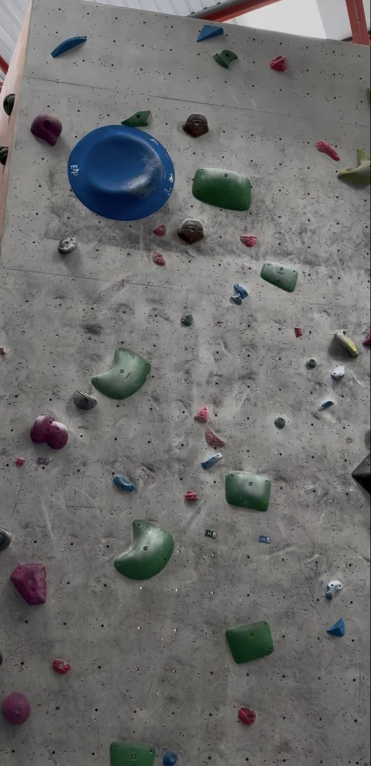
#> input picture data/raw/crop_v1.png, 742 x 1532 px (shown at 1/2 size)
$ python -i hold_detection.py   (imports and definitions only)
#> lines starting #> are read from the running program, lines starting #| are printed output that depends on the picture; after the words box and inside, x2 and y2 are one past the last pixel; in counts of white or black regions, pixels touching at a corner belong together
"""
Shared color-agnostic hold detection pipeline.

Extracted out of detect_holds_generic.py once a second script
(classify_hold_colors.py) needed the exact same detection logic --
not similar code, identical code that has to stay in sync.

Pipeline:
    Load image -> BGR to HSV -> isolate S channel -> threshold
    -> morphological opening (remove small noise) -> closing (fill gaps)
    -> find contours -> filter by area -> drop border-touching blobs

See detect_holds_generic.py's history/comments for how these tuned
values were chosen (Otsu's auto-threshold was too conservative; a
manually tuned value recovered more real holds for little extra noise).
"""
import cv2

MIN_CONTOUR_AREA = 400
OPEN_KERNEL_SIZE = 5
CLOSE_KERNEL_SIZE = 9
SATURATION_THRESHOLD = 45


def load_image(path):
    image = cv2.imread(path)
    if image is None:
        raise FileNotFoundError(f"Could not load image at {path}")
    return image


def saturation_channel(image_bgr):
    image_hsv = cv2.cvtColor(image_bgr, cv2.COLOR_BGR2HSV)
    _, s, _ = cv2.split(image_hsv)
    return s


def otsu_threshold(saturation):
    threshold_value, mask = cv2.threshold(
        saturation, 0, 255, cv2.THRESH_BINARY + cv2.THRESH_OTSU
    )
    return threshold_value, mask


def clean_mask(mask, open_size, close_size):
    open_kernel = cv2.getStructuringElement(cv2.MORPH_ELLIPSE, (open_size, open_size))
    opened = cv2.morphologyEx(mask, cv2.MORPH_OPEN, open_kernel)

    close_kernel = cv2.getStructuringElement(cv2.MORPH_ELLIPSE, (close_size, close_size))
    closed = cv2.morphologyEx(opened, cv2.MORPH_CLOSE, close_kernel)

    return closed


def find_hold_contours(mask, min_area):
    contours, _ = cv2.findContours(mask, cv2.RETR_EXTERNAL, cv2.CHAIN_APPROX_SIMPLE)
    return [c for c in contours if cv2.contourArea(c) >= min_area]


def drop_border_touching(contours, image_shape):
    """Discard blobs whose bounding box touches any image edge.

    A blob touching the frame border is either background bleeding in
    from outside the photographed wall, or a real hold truncated by the
    crop -- either way we can't fully characterize it, so we exclude it
    rather than report a partial/unreliable detection.
    """
    height, width = image_shape[:2]
    kept = []
    for contour in contours:
        x, y, w, h = cv2.boundingRect(contour)
        touches_border = x == 0 or y == 0 or x + w == width or y + h == height
        if not touches_border:
            kept.append(contour)
    return kept


def detect_holds(image_bgr):
    """Run the full detection pipeline, returning a list of hold contours."""
    saturation = saturation_channel(image_bgr)
    _, mask = cv2.threshold(saturation, SATURATION_THRESHOLD, 255, cv2.THRESH_BINARY)
    cleaned = clean_mask(mask, OPEN_KERNEL_SIZE, CLOSE_KERNEL_SIZE)
    candidates = find_hold_contours(cleaned, MIN_CONTOUR_AREA)
    return drop_border_touching(candidates, image_bgr.shape)

>>> import cv2
>>> picture = cv2.imread('../data/raw/crop_v1.png')
#> picture is the input picture: shape (1532, 742, 3); mean B, G, R 108.6, 109.5, 109.5
>>> result = detect_holds(picture)
#> in saturation_channel, `image_hsv = cv2.cvtColor(image_bgr, cv2.COLOR_BGR2HSV)`: image_hsv: shape (1532, 742, 3); mean H, S, V 37.3, 20.3, 112.6
#> in saturation_channel, `_, s, _ = cv2.split(image_hsv)`:
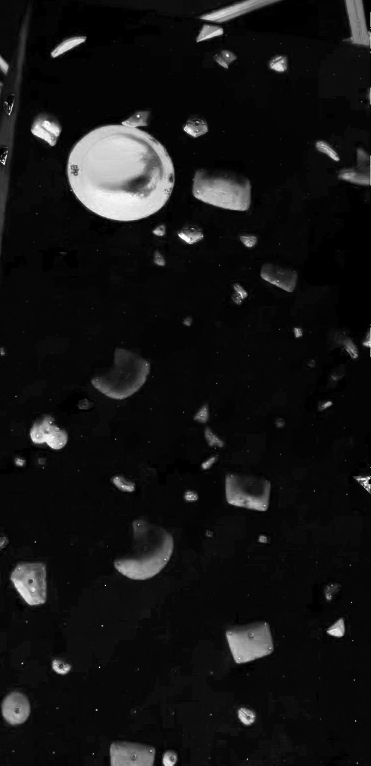
#> s: shape (1532, 742) (shown at 1/2 size); min 0, max 255, mean 20.3
#> in detect_holds, `_, mask = cv2.threshold(saturation, SATURATION_THRESHOLD, 255, cv2.THR..`:
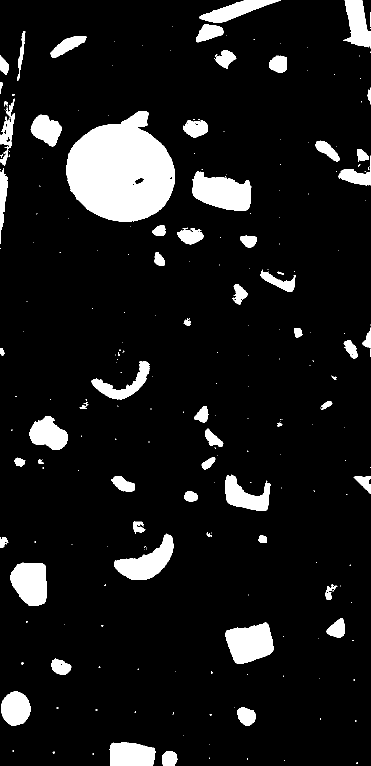
#> mask: shape (1532, 742) (shown at 1/2 size); 9.7% white; 251 white regions (187 under 20 px), largest, box (x1, y1, x2, y2) and area: (132, 223, 349, 444) 34030, (385, 342, 503, 422) 6468, (451, 1245, 547, 1328) 5733
#> in clean_mask, `opened = cv2.morphologyEx(mask, cv2.MORPH_OPEN, open_kernel)`:
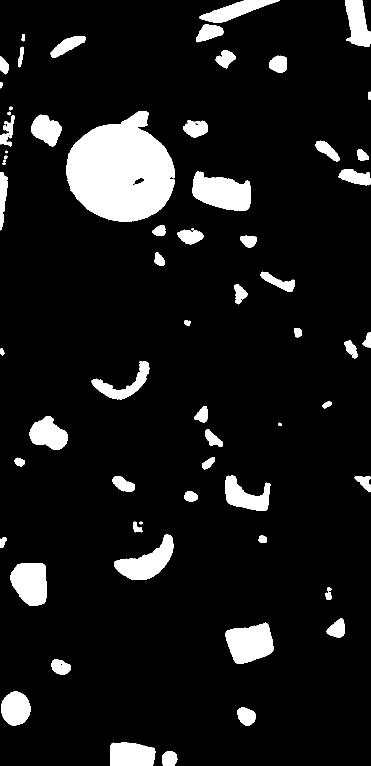
#> opened: shape (1532, 742) (shown at 1/2 size); 9.5% white; 64 white regions (1 under 20 px), largest, box (x1, y1, x2, y2) and area: (132, 223, 349, 444) 33996, (385, 343, 502, 422) 6444, (451, 1245, 547, 1328) 5724
#> in clean_mask, `closed = cv2.morphologyEx(opened, cv2.MORPH_CLOSE, close_kernel)`:
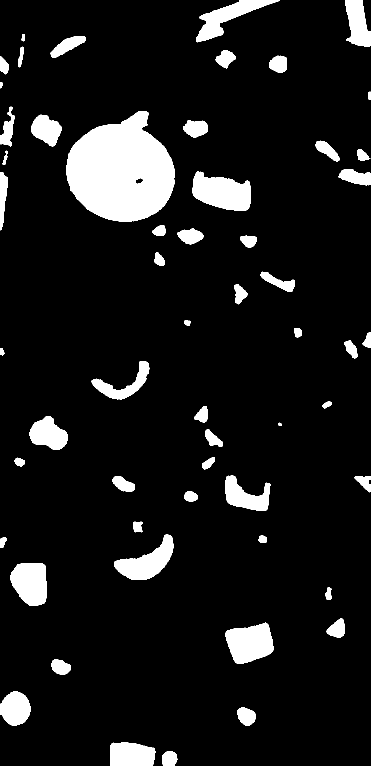
#> closed: shape (1532, 742) (shown at 1/2 size); 9.6% white; 56 white regions
#> in find_hold_contours, `contours, _ = cv2.findContours(mask, cv2.RETR_EXTERNAL, cv2.CHAIN_APPR..`: contours = 56 contours; largest, box (x1, y1, x2, y2) and area: (132, 223, 349, 444) 33924, (385, 343, 502, 422) 6298, (451, 1245, 547, 1328) 5593, (20, 1126, 93, 1212) 4908, (228, 1068, 347, 1160) 4894
#> in detect_holds, `candidates = find_hold_contours(cleaned, MIN_CONTOUR_AREA)`: candidates = 37 contours; largest, box (x1, y1, x2, y2) and area: (132, 223, 349, 444) 33924, (385, 343, 502, 422) 6298, (451, 1245, 547, 1328) 5593, (20, 1126, 93, 1212) 4908, (228, 1068, 347, 1160) 4894
#> the loop in drop_border_touching, `for contour in contours:` made 37 passes
#> (x, y, w, h, touches_border) on passes 1 to 12: (324, 1502, 31, 30, True), (220, 1484, 91, 48, True), (474, 1415, 38, 37, False), (0, 1382, 61, 70, True), (103, 1318, 39, 32, False), (451, 1245, 96, 83, False), (653, 1236, 37, 39, False), (20, 1126, 73, 86, False), (228, 1068, 119, 92, False), (368, 982, 28, 21, False), (709, 952, 33, 33, True), (225, 952, 44, 32, False)
#> after the loop in drop_border_touching, `for contour in contours:`: kept = 27 contours; largest, box (x1, y1, x2, y2) and area: (132, 223, 349, 444) 33924, (385, 343, 502, 422) 6298, (451, 1245, 547, 1328) 5593, (20, 1126, 93, 1212) 4908, (228, 1068, 347, 1160) 4894
#> result has the same summary as kept in drop_border_touching

$ run again, on data/raw/test_wall.png
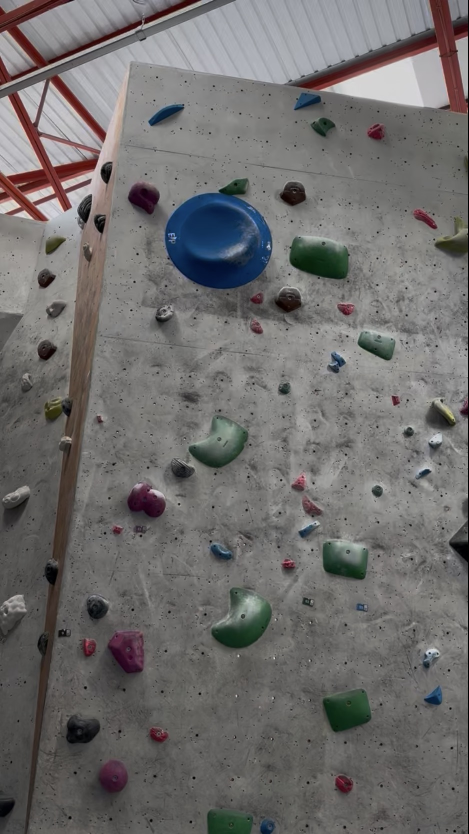
#> input picture data/raw/test_wall.png, 937 x 1668 px (shown at 1/2 size)
#> picture is the input picture: shape (1668, 937, 3); mean B, G, R 108.4, 109.2, 110.9
#> image_hsv: shape (1668, 937, 3); mean H, S, V 43, 22.8, 113.7
#> in detect_holds, `_, mask = cv2.threshold(saturation, SATURATION_THRESHOLD, 255, cv2.THR..`:
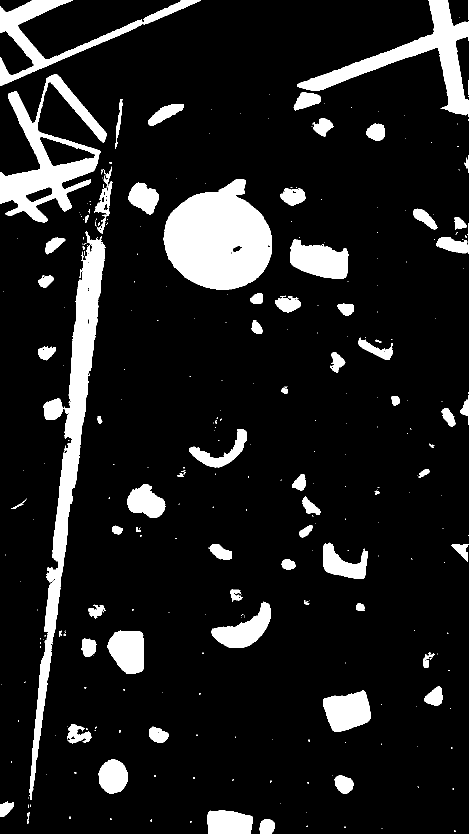
#> mask: shape (1668, 937) (shown at 1/2 size); 11.9% white; 329 white regions (250 under 20 px), largest, box (x1, y1, x2, y2) and area: (327, 359, 544, 580) 34030, (58, 462, 211, 1600) 29548, (0, 148, 213, 445) 20234
#> opened: shape (1668, 937); 11.7% white; 77 white regions (2 under 20 px), largest, box (x1, y1, x2, y2) and area: (327, 359, 544, 580) 33996, (60, 479, 210, 1576) 28937, (0, 182, 201, 445) 16782
#> in clean_mask, `closed = cv2.morphologyEx(opened, cv2.MORPH_CLOSE, close_kernel)`:
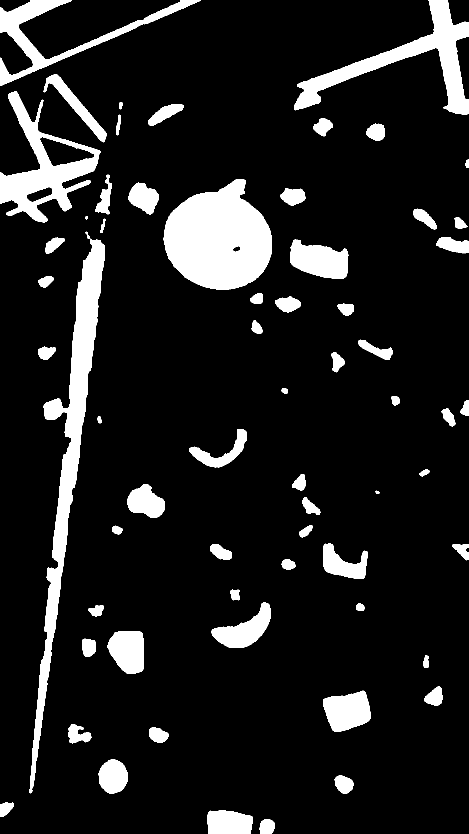
#> closed: shape (1668, 937) (shown at 1/2 size); 11.8% white; 63 white regions
#> contours = 63 contours; largest, box (x1, y1, x2, y2) and area: (327, 359, 544, 580) 33924, (59, 463, 210, 1587) 29466, (0, 182, 201, 445) 20415, (588, 0, 937, 230) 17527, (0, 0, 401, 172) 10782
#> candidates = 45 contours; largest, box (x1, y1, x2, y2) and area: (327, 359, 544, 580) 33924, (59, 463, 210, 1587) 29466, (0, 182, 201, 445) 20415, (588, 0, 937, 230) 17527, (0, 0, 401, 172) 10782
#> the loop in drop_border_touching, `for contour in contours:` made 45 passes
#> (x, y, w, h, touches_border) on passes 1 to 8: (519, 1638, 31, 30, True), (415, 1620, 91, 48, True), (0, 1605, 28, 29, True), (669, 1551, 38, 37, False), (197, 1518, 59, 70, False), (298, 1454, 39, 32, False), (136, 1448, 47, 39, False), (646, 1381, 96, 83, False)
#> after the loop in drop_border_touching, `for contour in contours:`: kept = 37 contours; largest, box (x1, y1, x2, y2) and area: (327, 359, 544, 580) 33924, (59, 463, 210, 1587) 29466, (580, 479, 697, 558) 6298, (646, 1381, 742, 1464) 5593, (215, 1262, 288, 1348) 4908
#> result has the same summary as kept in drop_border_touching
